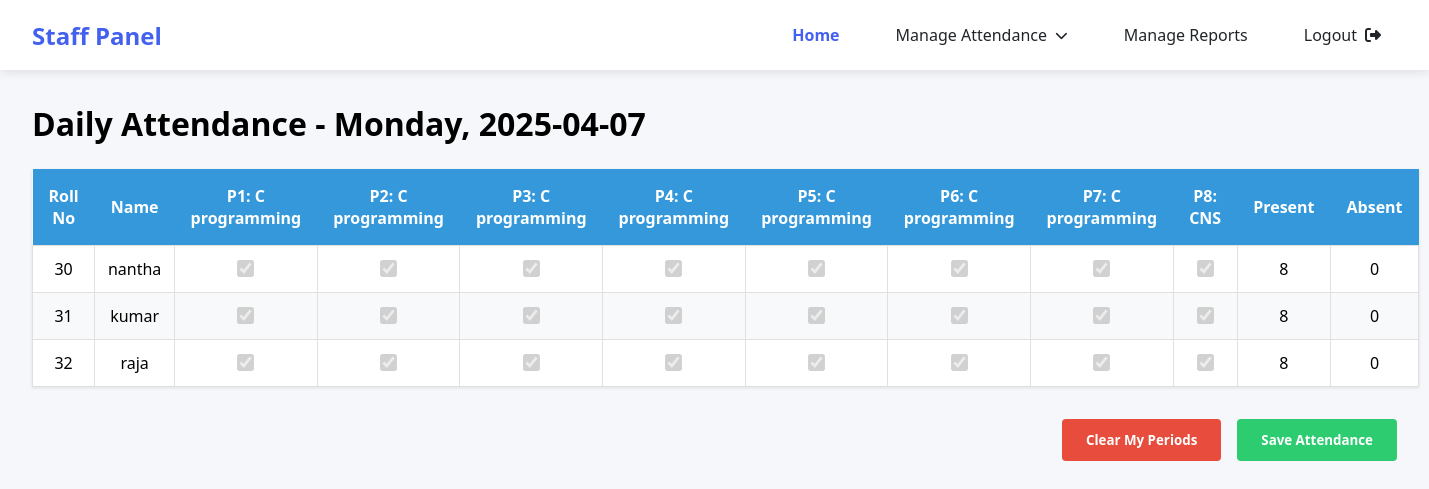
Screenshot of /mark_attendance/1/class1 (signed in) with the database file from the repository.
### tables this page shows
CREATE TABLE class1_timetable_schedule_tb (
                id INTEGER PRIMARY KEY AUTOINCREMENT,
                day TEXT NOT NULL,
                period INTEGER NOT NULL,
                subject TEXT NOT NULL,
                staff TEXT NOT NULL,
                UNIQUE(day, period)
            );

CREATE TABLE "students_tb" (
	"rollno"	INTEGER NOT NULL,
	"name"	TEXT NOT NULL,
	"email"	TEXT NOT NULL,
	"dept"	TEXT NOT NULL,
	"year"	TEXT,
	"classid"	INTEGER NOT NULL,
	"classname"	TEXT,
	PRIMARY KEY("rollno")
);

### app.py (the view)
@app.route('/mark_attendance/<int:classid>/<string:classname>')
def mark_attendance(classid, classname):
    if 'username' not in session or 'userid' not in session:
        return redirect(url_for('login'))
    conn = sqlite3.connect("spm_db.db")
    conn.row_factory = sqlite3.Row
    today_date = datetime.datetime.now().strftime('%Y-%m-%d')
    today_day = "monday"
    current_staff_username = session['username']
    students = conn.execute(
        "SELECT rollno, name FROM students_tb WHERE classid = ?",
        (classid,)
    ).fetchall()
    all_periods = conn.execute(
        f"SELECT period, subject, staff FROM {classname}_timetable_schedule_tb WHERE day = ?",
        (today_day,)
    ).fetchall()
    attendance_records = conn.execute(
        f"SELECT rollno, p1, p2, p3, p4, p5, p6, p7, p8, present, absent FROM {classname} WHERE date = ?",
        (today_date,)
    ).fetchall()
    existing_attendance = {}
    for record in attendance_records:
        existing_attendance[record['rollno']] = {
            'p1': record['p1'],
            'p2': record['p2'],
            'p3': record['p3'],
            'p4': record['p4'],
            'p5': record['p5'],
            'p6': record['p6'],
            'p7': record['p7'],
            'p8': record['p8'],
            'present': record['present'],
            'absent': record['absent']
        }
    subjects = [""] * 8
    staff_periods = {}  # {period_num: staff_username}
    current_staff_periods = set()
    for period in all_periods:
        period_num = period['period']
        if 1 <= period_num <= 8:
            subjects[period_num-1] = period['subject']
            staff_periods[period_num] = period['staff']
            if period['staff'] == current_staff_username:
                current_staff_periods.add(period_num)
    conn.close()
    return render_template('staff/attendance_sheet.html',
                         students=students,
                         subjects=subjects,
                         staff_periods=staff_periods,
                         current_staff_periods=current_staff_periods,
                         existing_attendance=existing_attendance,
                         today_date=today_date,
                         today_day=today_day,
                         classid=classid,
                         classname=classname)

### templates/staff/attendance_sheet.html (shortened to what this page needs)
<!DOCTYPE html>
<html lang="en">
<head>
    <link rel="stylesheet" href="https://cdnjs.cloudflare.com/ajax/libs/font-awesome/6.4.0/css/all.min.css">
    <link rel="stylesheet" href="static/css/style.css">
</head>
<body>
    <nav class="navbar">
        <a href="#" class="navbar-brand">Staff Panel</a>
        <div class="nav-menu">
            <a href="{{url_for('staff_dashboard')}}" class="nav-item active">Home</a>
            <div class="dropdown">
                <a href="#" class="nav-item dropdown-toggle">Manage Attendance</a>
            </div>
            <a href="report_generate_form.html" class="nav-item">Manage Reports</a>
            <a href="{{url_for('home')}}" class="nav-item" id="logout-link">
                <span>Logout</span>
                <i class="fas fa-sign-out-alt"></i>
            </a>
        </div>
    </nav>
    <div class="main-content">
        <h1>Daily Attendance - {{ today_day|title }}, {{ today_date }}</h1>
        <form id="attendanceForm" action="/submit_attendance" method="POST">
            <table id="attendanceTable">
                <thead>
                    <tr>
                        <th>Roll No</th>
                        <th>Name</th>
                        {% for i in range(8) %}
                        <th>P{{ i+1 }}: {{ subjects[i] if subjects[i] else "Leave" }}<br>
                        </th>
                        {% endfor %}
                        <th>Present</th>
                        <th>Absent</th>
                    </tr>
                </thead>
                <tbody>
                    {% for student in students %}
                    <tr data-rollno="{{ student['rollno'] }}">
                        <td>{{ student['rollno'] }}</td>
                        <td>{{ student['name'] }}</td>
                        {% for period_num in range(1, 9) %}
                        <td>
                            <input type="checkbox"
                                   name="attendance_{{ period_num }}_{{ student['rollno'] }}"
                                   class="period-checkbox"
                                   data-period="{{ period_num }}"
                                   {% if existing_attendance and student['rollno'] in existing_attendance %}
                                       {{ 'checked' if existing_attendance[student['rollno']]['p' ~ period_num] == 1 else '' }}
                                   {% endif %}
                                   {% if period_num not in current_staff_periods %}
                                       disabled
                                   {% endif %}>
                        </td>
                        {% endfor %}
                        <td class="total-present">
                            {% if existing_attendance and student['rollno'] in existing_attendance %}
                                {{ existing_attendance[student['rollno']]['present'] }}
                            {% else %}
                                0
                            {% endif %}
                        </td>
                        <td class="total-absent">
                            {% if existing_attendance and student['rollno'] in existing_attendance %}
                                {{ existing_attendance[student['rollno']]['absent'] }}
                            {% else %}
                                8
                            {% endif %}
                        </td>
                    </tr>
                    {% endfor %}
                </tbody>
            </table>
            <div class="action-buttons">
                <button type="button" id="clearBtn">Clear My Periods</button>
                <button type="submit" id="saveBtn">Save Attendance</button>
            </div>
        </form>
    </div>
</body>
</html>

### static/css/style.css (style rules this page uses)
:root { --primary: #4361ee; --primary-dark: #3a0ca3; --secondary: #4cc9f0; --light: #f8f9fa; --dark: #212529; --success: #38b000; --warning: #ff9e00; }
* { margin: 0; padding: 0; box-sizing: border-box; font-family: 'Segoe UI', Tahoma, Geneva, Verdana, sans-serif; }
body { background-color: #f5f7fa; display: flex; flex-direction: column; min-height: 100vh; }
.navbar { background: white; box-shadow: 0 2px 10px rgba(0,0,0,0.1); padding: 0 2rem; height: 70px; display: flex; justify-content: space-between; align-items: center; position: fixed; width: 100%; top: 0; z-index: 1000; }
.navbar-brand { font-size: 1.5rem; font-weight: 700; color: var(--primary); text-decoration: none; }
.nav-menu { display: flex; gap: 1.5rem; height: 100%; }
.nav-item { display: flex; align-items: center; padding: 0 1rem; color: var(--dark); text-decoration: none; font-weight: 500; height: 100%; transition: all 0.3s; position: relative; }
.nav-item.active { color: var(--primary); font-weight: 600; }
.dropdown { position: relative; height: 100%; }
.dropdown-toggle::after { content: '\f078'; font-family: 'Font Awesome 6 Free'; font-weight: 900; margin-left: 8px; font-size: 0.8rem; }
#logout-link i { margin-left: 0.5rem; }
.main-content { margin-top: 70px; padding: 2rem; flex: 1; }
.action-buttons { display: flex; gap: 0.8rem; }

### templates/staff/attendance_sheet.html (style rules this page uses)
:root { --primary: #4361ee; --primary-dark: #3a0ca3; --secondary: #4cc9f0; --light: #f8f9fa; --dark: #212529; --success: #38b000; --warning: #ff9e00; }
* { margin: 0; padding: 0; box-sizing: border-box; font-family: 'Segoe UI', Tahoma, Geneva, Verdana, sans-serif; }
body { background-color: #f5f7fa; display: flex; flex-direction: column; min-height: 100vh; }
.navbar { background: white; box-shadow: 0 2px 10px rgba(0,0,0,0.1); padding: 0 2rem; height: 70px; display: flex; justify-content: space-between; align-items: center; position: fixed; width: 100%; top: 0; z-index: 1000; }
.navbar-brand { font-size: 1.5rem; font-weight: 700; color: var(--primary); text-decoration: none; }
.nav-menu { display: flex; gap: 1.5rem; height: 100%; }
.nav-item { display: flex; align-items: center; padding: 0 1rem; color: var(--dark); text-decoration: none; font-weight: 500; height: 100%; transition: all 0.3s; position: relative; }
.nav-item.active { color: var(--primary); font-weight: 600; }
.dropdown { position: relative; height: 100%; }
.dropdown-toggle::after { content: '\f078'; font-family: 'Font Awesome 6 Free'; font-weight: 900; margin-left: 8px; font-size: 0.8rem; }
#logout-link i { margin-left: 0.5rem; }
.main-content { margin-top: 70px; padding: 2rem; flex: 1; }
.action-buttons { display: flex; gap: 0.8rem; }
table { width: 100%; border-collapse: collapse; margin-top: 1.5rem; box-shadow: 0 1px 3px rgba(0, 0, 0, 0.1); }
th { background-color: #3498db; color: white; padding: 1rem; text-align: center; font-weight: 600; position: sticky; top: 0; }
td { padding: 0.75rem; border: 1px solid #e0e0e0; text-align: center; background-color: white; }
tr:nth-child(even) td { background-color: #f8f9fa; }
input[type="checkbox"] { transform: scale(1.3); cursor: pointer; accent-color: #3498db; }
.action-buttons { margin-top: 2rem; display: flex; gap: 1rem; justify-content: flex-end; }
.action-buttons button { padding: 0.75rem 1.5rem; border: none; border-radius: 4px; font-weight: 600; cursor: pointer; transition: all 0.3s ease; }
#clearBtn { background-color: #e74c3c; color: white; }
#saveBtn { background-color: #2ecc71; color: white; }

### rows the page displays
class1_timetable_schedule_tb: subject "C programming"
class1_timetable_schedule_tb: subject "C programming"
class1_timetable_schedule_tb: subject "C programming"
class1_timetable_schedule_tb: subject "C programming"
class1_timetable_schedule_tb: subject "C programming"
class1_timetable_schedule_tb: subject "C programming"
class1_timetable_schedule_tb: subject "C programming"
class1_timetable_schedule_tb: subject "CNS"
students_tb: rollno "30", name "nantha", rollno "☑" "☑" "☑" "☑" "☑" "☑" "☑" "☑", existing_attendance "8", existing_attendance "0"
students_tb: rollno "31", name "kumar", rollno "☑" "☑" "☑" "☑" "☑" "☑" "☑" "☑", existing_attendance "8", existing_attendance "0"
students_tb: rollno "32", name "raja", rollno "☑" "☑" "☑" "☑" "☑" "☑" "☑" "☑", existing_attendance "8", existing_attendance "0"

### other values shown
{{ today_day|title }} "Monday"
{{ i+1 }} "1" "2" "3" "4" "5" "6" "7" "8"
